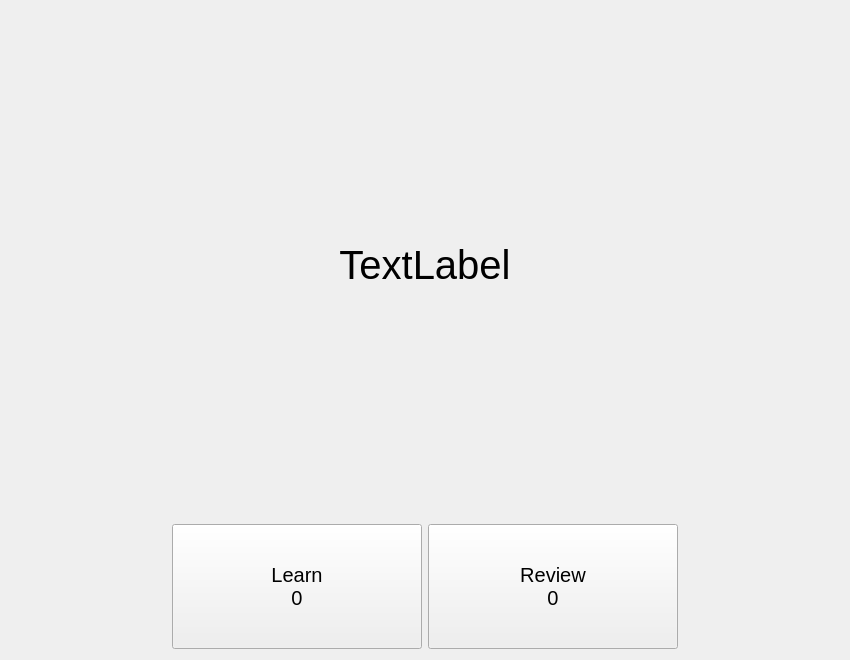
<?xml version="1.0" encoding="UTF-8"?>
<ui version="4.0">
 <class>Form</class>
 <widget class="QWidget" name="Form">
  <property name="geometry">
   <rect>
    <x>0</x>
    <y>0</y>
    <width>850</width>
    <height>660</height>
   </rect>
  </property>
  <property name="windowTitle">
   <string>Form</string>
  </property>
  <layout class="QHBoxLayout" name="horizontalLayout">
   <item>
    <layout class="QGridLayout" name="gridLayout">
     <item row="0" column="1" colspan="2">
      <spacer name="verticalSpacer_2">
       <property name="orientation">
        <enum>Qt::Vertical</enum>
       </property>
       <property name="sizeHint" stdset="0">
        <size>
         <width>20</width>
         <height>40</height>
        </size>
       </property>
      </spacer>
     </item>
     <item row="1" column="1" colspan="2">
      <widget class="QLabel" name="main_word_label">
       <property name="minimumSize">
        <size>
         <width>400</width>
         <height>100</height>
        </size>
       </property>
       <property name="font">
        <font>
         <pointsize>30</pointsize>
        </font>
       </property>
       <property name="text">
        <string>TextLabel</string>
       </property>
       <property name="alignment">
        <set>Qt::AlignCenter</set>
       </property>
      </widget>
     </item>
     <item row="2" column="1">
      <spacer name="verticalSpacer">
       <property name="orientation">
        <enum>Qt::Vertical</enum>
       </property>
       <property name="sizeHint" stdset="0">
        <size>
         <width>20</width>
         <height>40</height>
        </size>
       </property>
      </spacer>
     </item>
     <item row="3" column="0">
      <spacer name="horizontalSpacer">
       <property name="orientation">
        <enum>Qt::Horizontal</enum>
       </property>
       <property name="sizeHint" stdset="0">
        <size>
         <width>40</width>
         <height>20</height>
        </size>
       </property>
      </spacer>
     </item>
     <item row="3" column="1">
      <widget class="PushButton" name="learn_button">
       <property name="minimumSize">
        <size>
         <width>250</width>
         <height>125</height>
        </size>
       </property>
       <property name="font">
        <font>
         <pointsize>15</pointsize>
        </font>
       </property>
       <property name="text">
        <string>Learn
0</string>
       </property>
      </widget>
     </item>
     <item row="3" column="2">
      <widget class="PushButton" name="review_button">
       <property name="minimumSize">
        <size>
         <width>250</width>
         <height>125</height>
        </size>
       </property>
       <property name="font">
        <font>
         <pointsize>15</pointsize>
         <italic>false</italic>
         <underline>false</underline>
         <strikeout>false</strikeout>
         <kerning>true</kerning>
        </font>
       </property>
       <property name="text">
        <string>Review
0</string>
       </property>
      </widget>
     </item>
     <item row="3" column="3">
      <spacer name="horizontalSpacer_2">
       <property name="orientation">
        <enum>Qt::Horizontal</enum>
       </property>
       <property name="sizeHint" stdset="0">
        <size>
         <width>40</width>
         <height>20</height>
        </size>
       </property>
      </spacer>
     </item>
    </layout>
   </item>
  </layout>
 </widget>
 <customwidgets>
  <customwidget>
   <class>PushButton</class>
   <extends>QPushButton</extends>
   <header>qfluentwidgets</header>
  </customwidget>
 </customwidgets>
 <resources/>
 <connections/>
</ui>
